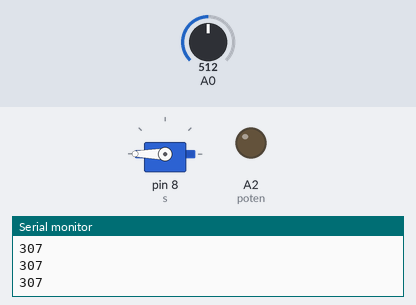
A sketch run on a simulated Arduino Uno, built with avr-gcc and run on an emulated ATmega328P. Parts: servo, output pins drawn as LEDs (lit = HIGH), the last lines printed to the serial monitor. The inputs (shaded band) are chosen by the test bench; at power-on: A0 = 512.

Above: at 1.2 s.
1.3 s: A0 set to 816
2.8 s: A0 set to 847
At 3.8 s:
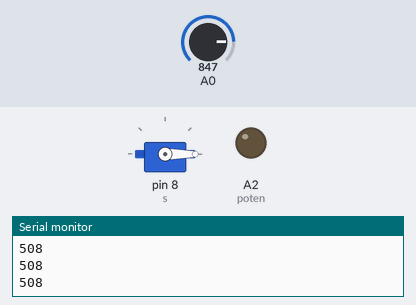
4.3 s: A0 set to 122
At 4.7 s:
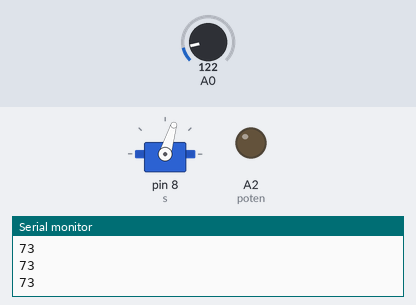
5.8 s: A0 set to 0
At 6.1 s:
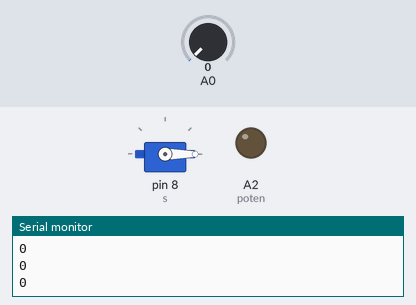
7.3 s: A0 set to 306
At 8.5 s:
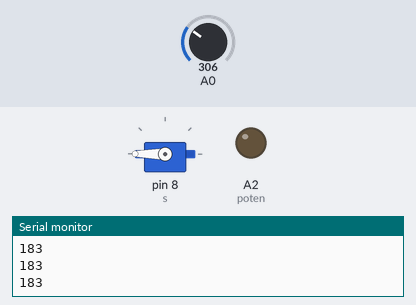
Timing chart, 0 to 9.8 s (numbered marks = the images above; inputs shaded):
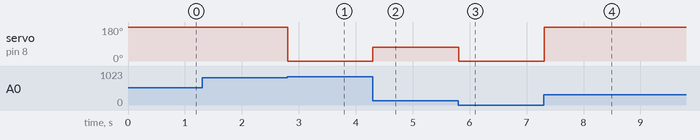

Measured:
- the behaviour switches between 833 and 834 on A0 (found by bisection; images 0 and 1)
- after the input at 2.8 s, servo on pin 8 (s): 180° → 0° at once
- after the input at 4.3 s, servo on pin 8 (s): 0° → 73° at once
- after the input at 5.8 s, servo on pin 8 (s): 73° → 0° at once
- after the input at 7.3 s, servo on pin 8 (s): 0° → 180° at once

The sketch:

teste_2.ino
```cpp
#include "Servo.h"


  Servo s; //variável que cuida do Servo


  int poten = A2;
  int estado = 0;


void setup() {


  s.attach(8); //setando a porta do servo
  s.write(0);
  pinMode (poten, OUTPUT);

//Porta Serial para acompanharmos os valores passados pelo potenciômetro
  Serial.begin(9600);
}

void loop() {

   estado = analogRead(0);
   estado = map(estado, 0, 300, 0, 180);// o Valor 1023 não casa com o movimento total do motor.
   //por isso a adptação para 1000.
   s.write(estado);

    delay(15);


  Serial.println(estado);

  //delay(1000);
}
```
